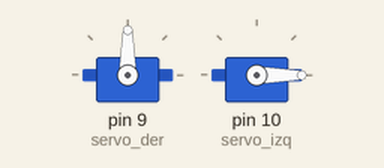
Recording of a sketch running on a simulated Arduino Uno, built with avr-gcc and run on an emulated ATmega328P. On the bench: 2 × servo.

Above: at 0.1 s.
Timing chart, 0 to 1.6 s (numbered marks = the images above):
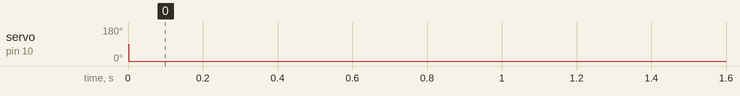

The sketch:

Controlmanual.ino
```cpp
#include <Servo.h>
Servo servos[13];
int servo_der=9;
int servo_izq=10;
int delante=0;
int detras=0;
int izquierda=0;
int derecha=0;
int giro90=15;        //introducir el tiempo que tarda el robot en dar un giro de 90 grados
int giro180=30;       //introducir el tiempo que tarda el robot en dar un giro de 180 grados
int bluetooth1=0;
int bluetooth2=0;
int bluetooth3=0;
int bluetooth4=0;
int bluetooth5=0;
int bluetooth6=0;
int bluetooth7=0;
int bluetooth8=0;
int bluetooth9=0;
int bluetooth10=0;
int bluetooth11=0;
int bluetooth12=0;
int bluetooth13=0;
float girod=90;
float giroi=90;
int comprobante=0;
int cuentaatras=0;
int dato=0;
void setup() {
  // put your setup code here, to run once:
pinMode(3,INPUT);
  //siguelineas central
pinMode(4,INPUT);
  //siguelineas primero derecha
pinMode(2,INPUT);
  // siguelineas primero izquierda
pinMode(5,INPUT);
  //siguelineas segundo derecha
pinMode(1,INPUT);
  //siguelineas segundo izquierda
pinMode(6,INPUT);
  //sensor delantero
pinMode(7,INPUT);
  //sensor izquierda
pinMode(8,INPUT);
  //sensor derecha
pinMode(11,INPUT);
  //sensor trasero
servos[servo_der].attach(servo_der);
  //motor derecho
servos[servo_izq].attach(servo_izq);
  //motor izquierdo
}
void loop() {
  // put your main code here, to run repeatedly:
parado();
adelante();
giroderecha();
giroizquierda();
atras();
diagonaldar();
diagonaldab();
diagonaliar();
diagonaliab();
servos[servo_der].write(girod);
servos[servo_izq].write(giroi);
}
void parado(){
  if (dato==0){
    comprobante++;
    if (comprobante==10){
    girod=90;
    giroi=0;
    comprobante=0;
    }
  }
}
void adelante(){
  if (dato==1){
    girod=180;
    giroi=0;
    dato=0;
  }
}
void giroderecha(){
  if (dato==2){
    girod=180;
    giroi=90;
    dato=0;
  }
}
void giroizquierda(){
  if (dato==3){
    girod=90;
    giroi=0;
    dato=0;
  }
}
void atras(){
  if (dato==4){
    girod=0;
    giroi=180;
    dato=0;
  }
}
void diagonaldar(){
  if (dato==5){
    girod=180;
    giroi=45;
    dato=0;
  }
}
void diagonaldab(){
  if (dato==6){
    girod=135;
    giroi=180;
    dato=0;
  }
}
void diagonaliar(){
  if (dato==7){
    girod=135;
    giroi=0;
    dato=0;
  }
}
void diagonaliab(){
  if (dato==8){
    girod=180;
    giroi=135;
    dato=0;
  }
}
```

Measured:
- by itself, servo on pin 10 (servo_izq): 90° → 0° at 0.00 s
